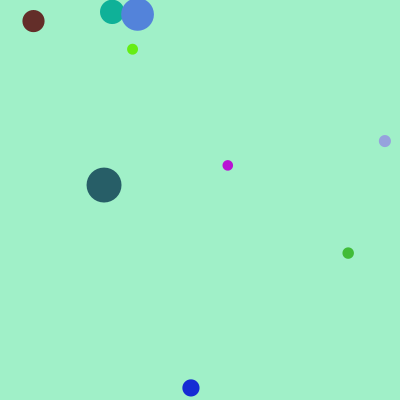
Frame 1 (no input)
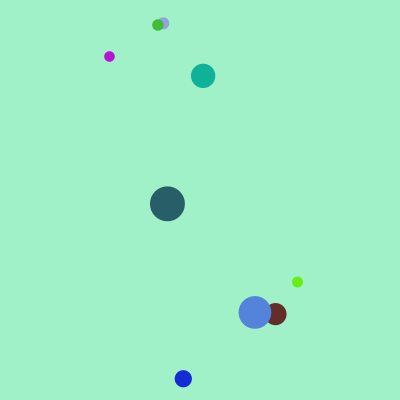
Frame 60 (the mouse pressed at the canvas centre just before this capture)
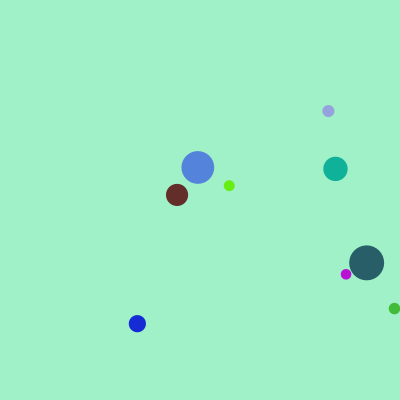
Frame 120 (the mouse held since frame 60 and released just before this capture)

The Processing sketch that drew these frames (run headless with seeded random() and noise(); from frame 60 on, the mouse is pressed at the canvas centre):

// Processing sketch: processing_94070
// ── processing_94070.pde

// Ethan Frier
// HW 9 - Drawing with an array
// March 5th, 2013
// copywrite 2013

float [ ] x = { random(10,40),
                random(400),
                random(400),
                random(400),
                random(400),
                random(400),
                random(400),
                random(400),
                random(400),
                random(400) };
                
float [ ] y = { random(10,40),
                random(400),
                random(400),
                random(400),
                random(400),
                random(400),
                random(400),
                random(400),
                random(400),
                random(400) };
  
float [ ] z = { random(10,40),
                random(10,40),
                random(10,40),
                random(10,40),
                random(10,40),
                random(10,40),
                random(10,40),
                random(10,40),
                random(10,40),                 
                random(10,40) };              
  
float [ ] dx = { random(2,10), 
                 random(2,10), 
                 random(2,10), 
                 random(2,10), 
                 random(2,10), 
                 random(2,10), 
                 random(2,10),  
                 random(2,10), 
                 random(2,10), 
                 random(2,10) };
  
float [ ] dy = { random(2,10), 
                 random(2,10), 
                 random(2,10), 
                 random(2,10), 
                 random(2,10), 
                 random(2,10), 
                 random(2,10),  
                 random(2,10), 
                 random(2,10), 
                 random(2,10) };               
  
color[ ] col = { color(random(255), random(255), random(255) ), 
                 color(random(255), random(255), random(255) ), 
                 color(random(255), random(255), random(255) ), 
                 color(random(255), random(255), random(255) ), 
                 color(random(255), random(255), random(255) ), 
                 color(random(255), random(255), random(255) ), 
                 color(random(255), random(255), random(255) ), 
                 color(random(255), random(255), random(255) ), 
                 color(random(255), random(255), random(255) ), 
                 color(random(255), random(255), random(255) ) };

void setup () {  
  
  size (400, 400);
  
}

void draw () {

  background (160, 240, 200);

  bounce();

  int i = 0;                             
  for ( i=0; i < x.length-1 ; i++ ) {
    noStroke();
    fill (col [i]);
    ellipse (x[i], y[i], z[i], z[i]);
  }
  
}

void bounce (){
  
  for (int i = 0; i < dx.length-1; i++){
    
    x[i] = x[i] + dx[i];
    y[i] = y[i] + dy[i];
    
    if (x[i] > width || y[i] > height || x[i] < 0 || y[i] < 0) {
      dx[i] = - dx[i];
      dy[i] = - dy[i];
    }
    
  }
  
}
